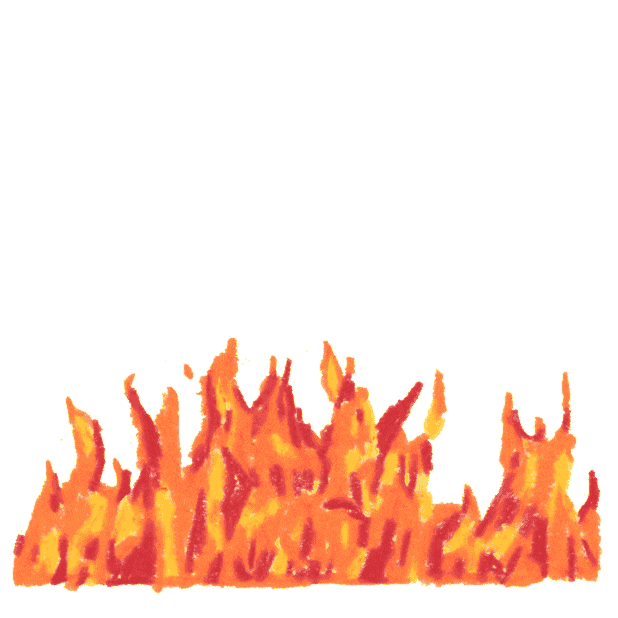
#> input picture assets/fire.gif, 618 x 618 px
$ python gif_to_frames.py
#> lines starting #> are read from the running program, lines starting #| are printed output that depends on the picture
from PIL import Image
import os

# Load GIF
gif = Image.open("assets/fire.gif")
#> gif is the input picture: PIL image 618x618 P; mean R, G, B, A 252.5, 222.9, 211, 62.8

# Create output folder
os.makedirs("fire_frames", exist_ok=True)

# Extract frames
for i in range(gif.n_frames):
    gif.seek(i)
    gif.save(f"fire_frames/frame_{i}.png")
#> this loop made 3 passes
#> pass 2, `gif.save(f"fire_frames/frame_{i}.png")`:
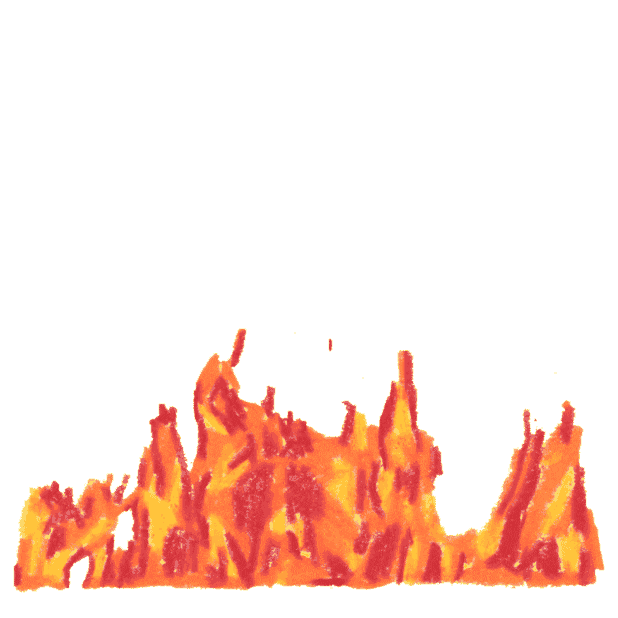
#> saved as frame_1.png: PIL image 618x618 RGBA; mean R, G, B, A 252, 225, 215.7, 56.2; transparent parts drawn white
#> after the loop:
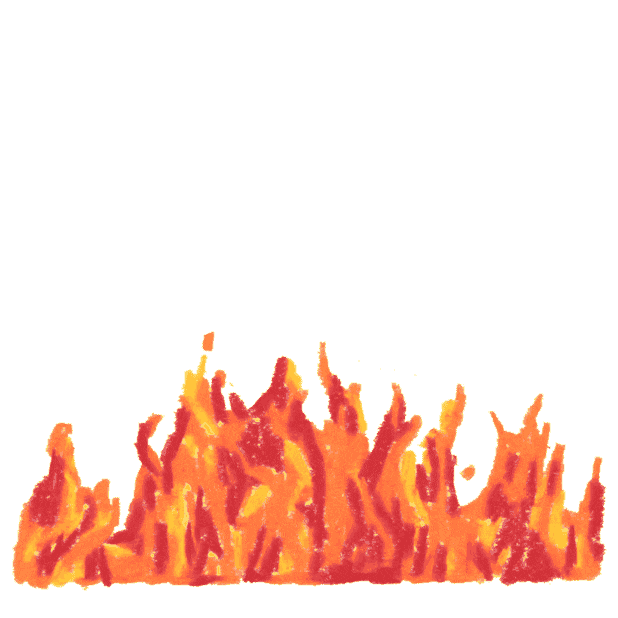
#> gif: PIL image 618x618 RGBA; mean R, G, B, A 251.6, 221.4, 212, 61; transparent parts drawn white
